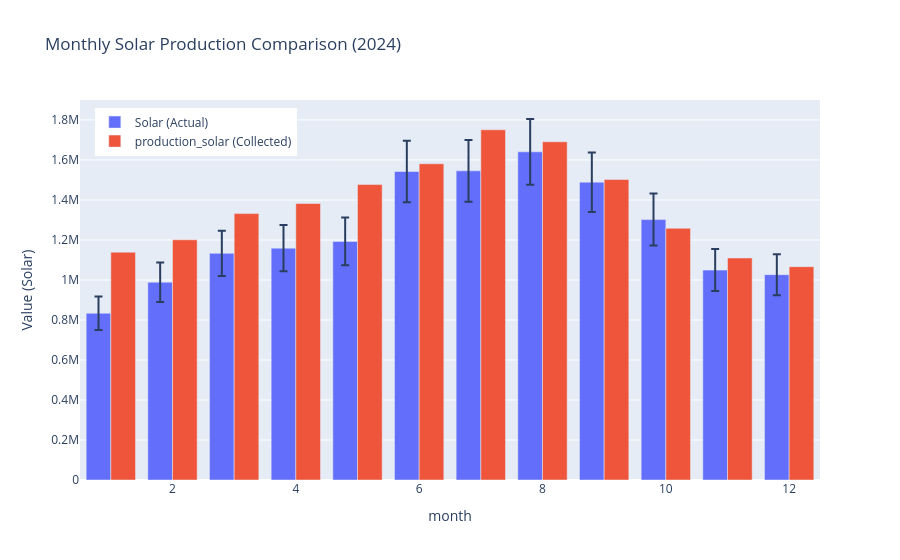

Notebook code cell kept with this figure:
### Code cell
# solar Comparison - Comment: First few month of 2024 are missing data thus might be the reason for the error bars to be larger than the actual value.
plot_monthly_comparison_with_tolerance(df_monthly_actual_2024,
                                       df_prod_monthly_2024,
                                       month_col='month',
                                       actual_col='Solar',
                                       collected_col='production_solar',
                                       tolerance=0.1,
                                       title="Monthly Solar Production Comparison (2024)")

### Figure 1 — Plotly figure (JSON) as saved in the notebook; plotly's stock layout.template omitted (floating-point values rounded to 4 significant figures)
{"data": [{"error_y": {"array": [83350.0, 98870.0, 113300.0, 115900.0, 119300.0, 154200.0, 154600.0, 164100.0, 148900.0, 130200.0, 104900.0, 102700.0], "arrayminus": [83350.0, 98870.0, 113300.0, 115900.0, 119300.0, 154200.0, 154600.0, 164100.0, 148900.0, 130200.0, 104900.0, 102700.0], "type": "data"}, "name": "Solar (Actual)", "type": "bar", "x": [1, 2, 3, 4, 5, 6, 7, 8, 9, 10, 11, 12], "y": [833467, 988656, 1133129, 1159152, 1192645, 1542285, 1545672, 1640718, 1489008, 1301952, 1049314, 1026524]}, {"name": "production_solar (Collected)", "type": "bar", "x": [1, 2, 3, 4, 5, 6, 7, 8, 9, 10, 11, 12], "y": [1139000.0, 1201000.0, 1332000.0, 1382000.0, 1477000.0, 1581000.0, 1751000.0, 1691000.0, 1502000.0, 1258000.0, 1110000.0, 1066000.0]}], "layout": {"barmode": "group", "legend": {"x": 0.02, "y": 0.98}, "title": {"text": "Monthly Solar Production Comparison (2024)"}, "xaxis": {"title": {"text": "month"}}, "yaxis": {"title": {"text": "Value (Solar)"}}}}
